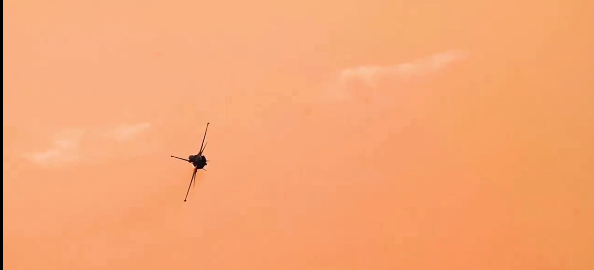
#> input picture images/f16.png, 594 x 270 px
$ python threshold_value.py
#> lines starting #> are read from the running program, lines starting #| are printed output that depends on the picture; after the words box and inside, x2 and y2 are one past the last pixel; in counts of white or black regions, pixels touching at a corner belong together
import cv2
import matplotlib.pyplot as plt

img = cv2.imread('./images/f16.png')
#> img is the input picture: shape (270, 594, 3); mean B, G, R 114.7, 165.8, 246.3
img = cv2.cvtColor(img,cv2.COLOR_BGR2GRAY)
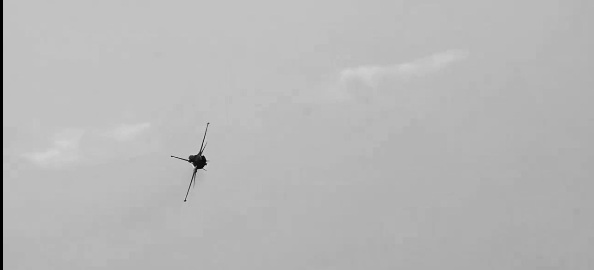
#> img: shape (270, 594); min 0, max 223, mean 184

thresh_value = [50, 100, 130, 189, 242]
plt.subplot(231,xticks=[],yticks=[])
plt.title("Original")
plt.imshow(img,cmap="gray")

for i in range(len(thresh_value)):
    thresh,result = cv2.threshold(img,thresh_value[i],255,cv2.THRESH_BINARY)
    plt.subplot(232+i)
    plt.title("%d"%thresh_value[i])
    plt.imshow(result,cmap="gray")
    plt.xticks([])
    plt.yticks([])
#> this loop made 5 passes
#> thresh on passes 1 to 5: 50, 100, 130, 189, 242
#> pass 1, `thresh,result = cv2.threshold(img,thresh_value[i],255,cv2.THRESH_BINARY)`:
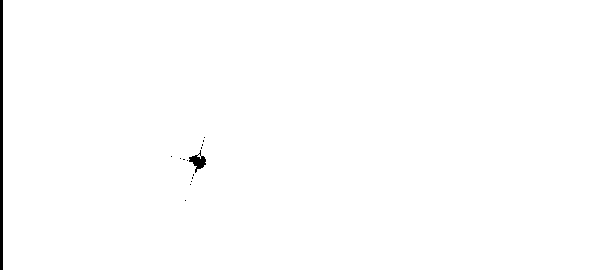
#> result: shape (270, 594); 99.4% white; 15 black regions (13 under 20 px), largest, box (x1, y1, x2, y2) and area: (0, 0, 3, 270) 810, (189, 150, 206, 173) 172
#> pass 3, `thresh,result = cv2.threshold(img,thresh_value[i],255,cv2.THRESH_BINARY)`:
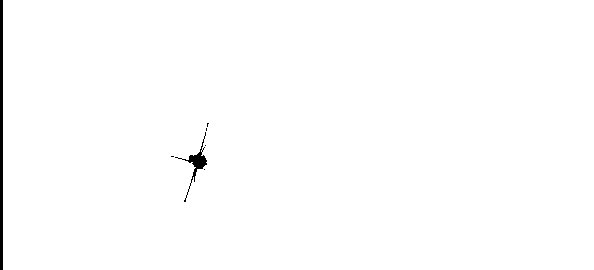
#> result: shape (270, 594); 99.3% white; 7 black regions (5 under 20 px), largest, box (x1, y1, x2, y2) and area: (0, 0, 3, 270) 810, (175, 132, 207, 202) 306

plt.show()
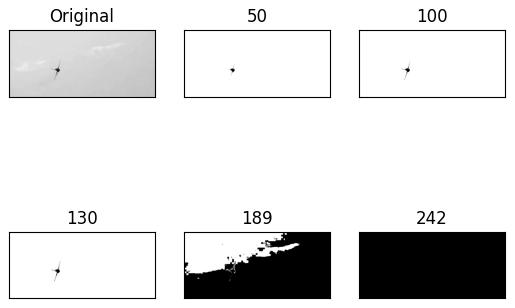
#> figure drawn by matplotlib, 6 panels
